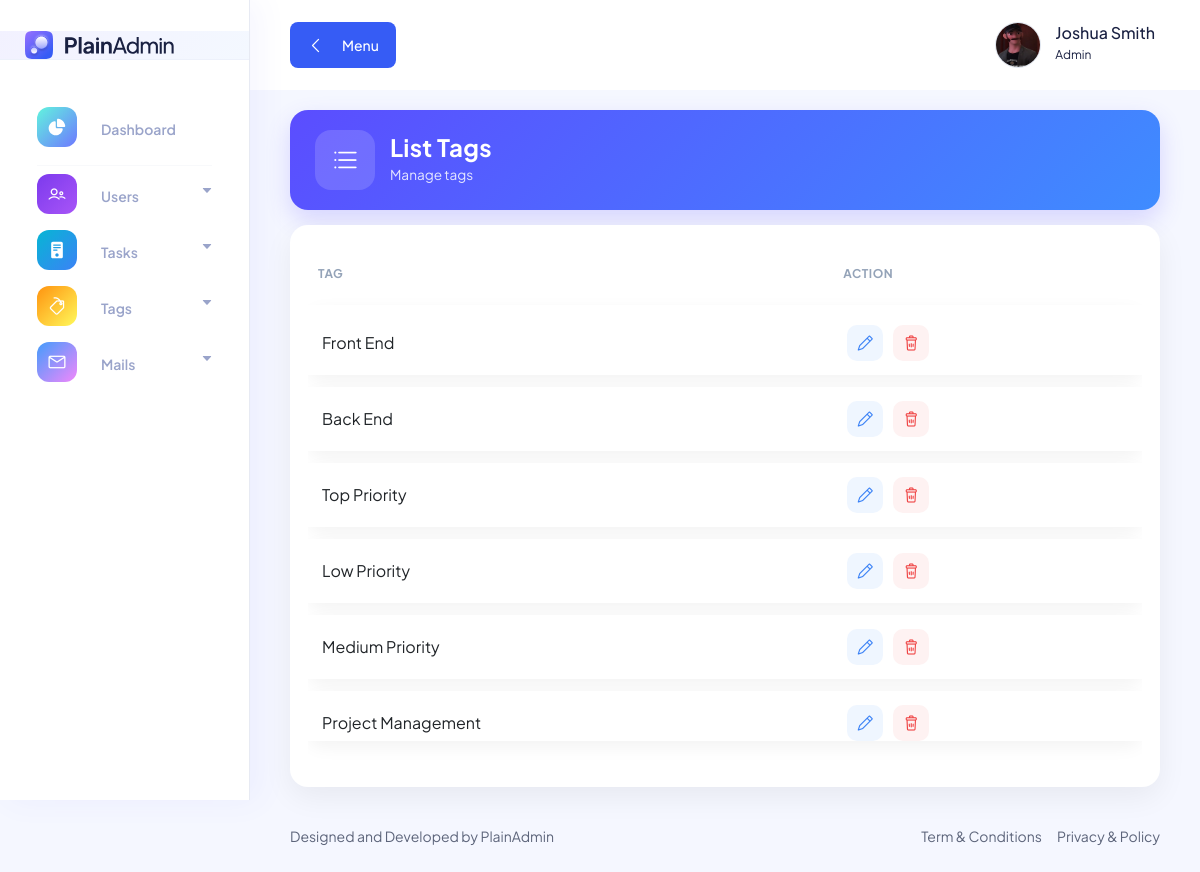
Screenshot of /pages/tags/list.tag.php (signed in) with the database file from the repository.
### tables this page shows
CREATE TABLE `users_tbl` (
  `user_id` int(11) NOT NULL AUTO_INCREMENT,
  `full_name` varchar(100) NOT NULL,
  `username` varchar(100) NOT NULL,
  `email` varchar(100) NOT NULL,
  `password` varchar(100) NOT NULL,
  `role` int(11) NOT NULL DEFAULT 2,
  `bio` varchar(255) DEFAULT NULL,
  `profile` varchar(255) DEFAULT NULL,
  PRIMARY KEY (`user_id`)
);

CREATE TABLE `tags_tbl` (
  `tag_id` int(11) NOT NULL AUTO_INCREMENT,
  `tag` varchar(255) NOT NULL,
  PRIMARY KEY (`tag_id`)
);

### includes/utils/user.utils.php (called while the page is built, shortened)
<?php
function get_user_profile_image($conn, $user_id) : string {
    $all_users = mysqli_query($conn, "SELECT * FROM users_tbl WHERE user_id = '$user_id'");
    $user = mysqli_fetch_array($all_users);
    return "/task_management/uploads/profiles/" . $user['profile'];
}

### pages/tags/list.tag.php (the view, shortened to what this page needs)
<?php require_once '../../includes/conn.php'; ?>
<?php include_once "../../includes/utils/user.utils.php"; ?>
<!DOCTYPE html>
<html lang="en">
<head>
    <?php include_once "../../includes/components/links.php"; ?>
</head>
<body>
    <?php include_once "../../includes/elements/sidebar.php"; ?>
    <main class="main-wrapper">
        <?php include_once "../../includes/elements/navbar.php"; ?>
        <div class="container-fluid">
            <div class="page-header">
                <div class="header-icon">
                    <i class="lni lni-list"></i>
                </div>
                <div>
                    <h2 class="header-title">List Tags</h2>
                    <p class="header-subtitle">Manage tags</p>
                </div>
            </div>
            <div class="glass-card">
                <div class="table-responsive">
                    <table class="table" data-toggle="table" data-search="true" data-filter-control="true">
                        <thead>
                            <tr>
                                <th data-sortable="true">Tag</th>
                                <th>Action</th>
                            </tr>
                        </thead>
                        <tbody>
                            <?php
                            $tags = mysqli_query($conn, "SELECT * FROM tags_tbl");
                            while ($tag = mysqli_fetch_array($tags)) {
                                ?>
                                <tr>
                                    <td>
                                        <div class="tag-name"><?= $tag['tag']; ?></div>
                                    </td>
                                    <td>
                                        <div class="action">
                                            <a class="action-btn edit"
                                                href="edit.tag.php?tag_id=<?= $tag['tag_id']; ?>">
                                                <i class="lni lni-pencil"></i>
                                            </a>
                                            <a class="action-btn delete"
                                                href="ctrlData/ctrl.delete.tag.php?tag_id=<?= $tag['tag_id']; ?>">
                                                <i class="lni lni-trash-can"></i>
                                            </a>
                                        </div>
                                    </td>
                                </tr>
                            <?php } ?>
                        </tbody>
                    </table>
                </div>
            </div>
        </div>
        <?php include_once "../../includes/elements/footer.php"; ?>
    </main>
    <?php include_once "../../includes/components/scripts.php"; ?>
</body>
</html>

### includes/elements/navbar.php (shortened to what this page needs)
<header class="header">
    <div class="container-fluid">
        <div class="row">
            <div class="col-lg-5 col-md-5 col-6">
                <div class="header-left d-flex align-items-center">
                    <div class="menu-toggle-btn mr-15">
                        <button id="menu-toggle" class="main-btn primary-btn btn-hover">
                            <i class="lni lni-chevron-left me-2"></i> Menu
                        </button>
                    </div>
                </div>
            </div>
            <div class="col-lg-7 col-md-7 col-6">
                <div class="header-right">
                    <div class="profile-box ml-15">
                        <button class="dropdown-toggle bg-transparent border-0" type="button" id="profile"
                            data-bs-toggle="dropdown" aria-expanded="false">
                            <div class="profile-info">
                                <div class="info">
                                    <img class="image"
                                        src="<?php echo get_user_profile_image($conn, $_SESSION['user_id']); ?>"
                                        alt="<?php echo $_SESSION['fullname']; ?>" />
                                    <div>
                                        <h6 class="fw-500">
                                            <?php echo $_SESSION['fullname']; ?>
                                        </h6>
                                        <p>
                                            <?php echo $_SESSION['role']; ?>
                                        </p>
                                    </div>
                                </div>
                            </div>
                        </button>
                    </div>
                </div>
            </div>
        </div>
    </div>
</header>

### assets/css/fullcalendar.css (style rules this page uses)
:root { --fc-daygrid-event-dot-width:8px;--fc-list-event-dot-width:10px;--fc-list-event-hover-bg-color:#f5f5f5 }

### pages/tags/list.tag.php (style rules this page uses)
:root { --primary: #5b4dff; --secondary: #3f8cff; --border: #e5e7eb; --muted: #64748b; }
body { background: #f5f7ff; }
.page-header { background: linear-gradient(135deg, var(--primary), var(--secondary)); border-radius: 18px; padding: 20px 25px; color: #fff; display: flex; align-items: center; gap: 15px; box-shadow: 0 10px 25px rgba(91, 77, 255, .20); margin-top: 20px; }
.header-icon { width: 60px; height: 60px; border-radius: 16px; background: rgba(255, 255, 255, .15); display: flex; align-items: center; justify-content: center; font-size: 24px; }
.header-title { font-size: 1.5rem; font-weight: 700; margin: 0; color: #ffffff; letter-spacing: .3px; }
.header-subtitle { margin: 0; font-size: .85rem; color: rgba(255, 255, 255, .85); }
.glass-card { background: #fff; border-radius: 18px; padding: 18px; margin-top: 15px; box-shadow: 0 10px 30px rgba(0, 0, 0, .06); }
.table { border-collapse: separate; border-spacing: 0 12px; }
.table thead th { font-size: 12px; color: #94a3b8; text-transform: uppercase; letter-spacing: .5px; border: none !important; padding: 10px; }
.table tbody tr { background: #fff; box-shadow: 0 6px 18px rgba(0, 0, 0, .05); border-radius: 14px; transition: .2s ease; }
.table td { border: none !important; vertical-align: middle; padding: 14px; }
.action { display: flex; align-items: center; gap: 10px; }
.action-btn { width: 36px; height: 36px; display: flex; align-items: center; justify-content: center; border-radius: 10px; transition: .2s ease; text-decoration: none; }
.edit { background: #eff6ff; color: #3b82f6; }
.delete { background: #fef2f2; color: #ef4444; border: none; }

### rows the page displays
users_tbl: profile (picture)
tags_tbl: tag "Front End"
tags_tbl: tag "Back End"
tags_tbl: tag "Top Priority"
tags_tbl: tag "Low Priority"
tags_tbl: tag "Medium Priority"
tags_tbl: tag "Project Management"

### other values shown
$_SESSION['fullname'] "Joshua Smith"
$_SESSION['role'] "Admin"
